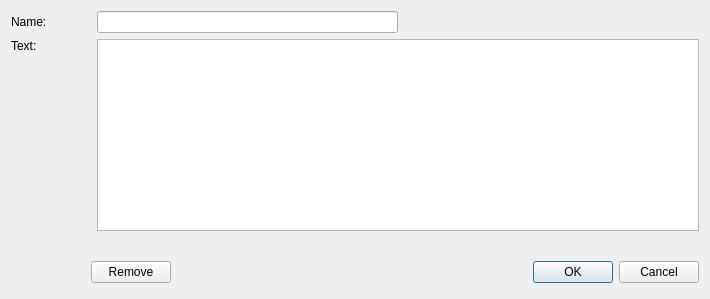
<?xml version="1.0" encoding="UTF-8"?>
<ui version="4.0">
 <class>C_UiScriptRecordProperties</class>
 <widget class="QDialog" name="C_UiScriptRecordProperties">
  <property name="geometry">
   <rect>
    <x>0</x>
    <y>0</y>
    <width>710</width>
    <height>299</height>
   </rect>
  </property>
  <property name="windowTitle">
   <string>String</string>
  </property>
  <layout class="QVBoxLayout" name="verticalLayout_2">
   <item>
    <layout class="QVBoxLayout" name="verticalLayout">
     <item>
      <layout class="QHBoxLayout" name="horizontalLayout_3">
       <item>
        <widget class="QLabel" name="label_2">
         <property name="minimumSize">
          <size>
           <width>80</width>
           <height>0</height>
          </size>
         </property>
         <property name="text">
          <string>Name:</string>
         </property>
        </widget>
       </item>
       <item>
        <widget class="QLineEdit" name="NameLineEdit">
         <property name="minimumSize">
          <size>
           <width>200</width>
           <height>20</height>
          </size>
         </property>
        </widget>
       </item>
       <item>
        <spacer name="horizontalSpacer_2">
         <property name="orientation">
          <enum>Qt::Horizontal</enum>
         </property>
         <property name="sizeHint" stdset="0">
          <size>
           <width>40</width>
           <height>20</height>
          </size>
         </property>
        </spacer>
       </item>
      </layout>
     </item>
     <item>
      <layout class="QHBoxLayout" name="horizontalLayout_2">
       <item>
        <layout class="QVBoxLayout" name="verticalLayout_3">
         <item>
          <widget class="QLabel" name="label">
           <property name="minimumSize">
            <size>
             <width>80</width>
             <height>0</height>
            </size>
           </property>
           <property name="text">
            <string>Text:</string>
           </property>
          </widget>
         </item>
         <item>
          <spacer name="verticalSpacer">
           <property name="orientation">
            <enum>Qt::Vertical</enum>
           </property>
           <property name="sizeHint" stdset="0">
            <size>
             <width>20</width>
             <height>30</height>
            </size>
           </property>
          </spacer>
         </item>
        </layout>
       </item>
       <item>
        <widget class="QPlainTextEdit" name="PlainTextEdit">
         <property name="minimumSize">
          <size>
           <width>600</width>
           <height>100</height>
          </size>
         </property>
        </widget>
       </item>
      </layout>
     </item>
     <item>
      <spacer name="verticalSpacer_2">
       <property name="orientation">
        <enum>Qt::Vertical</enum>
       </property>
       <property name="sizeType">
        <enum>QSizePolicy::Minimum</enum>
       </property>
       <property name="sizeHint" stdset="0">
        <size>
         <width>20</width>
         <height>20</height>
        </size>
       </property>
      </spacer>
     </item>
     <item>
      <layout class="QHBoxLayout" name="horizontalLayout">
       <item>
        <spacer name="horizontalSpacer">
         <property name="orientation">
          <enum>Qt::Horizontal</enum>
         </property>
         <property name="sizeType">
          <enum>QSizePolicy::Minimum</enum>
         </property>
         <property name="sizeHint" stdset="0">
          <size>
           <width>80</width>
           <height>20</height>
          </size>
         </property>
        </spacer>
       </item>
       <item>
        <widget class="QPushButton" name="RemoveButton">
         <property name="text">
          <string>Remove</string>
         </property>
        </widget>
       </item>
       <item>
        <widget class="QDialogButtonBox" name="ButtonBox">
         <property name="sizePolicy">
          <sizepolicy hsizetype="Minimum" vsizetype="Expanding">
           <horstretch>0</horstretch>
           <verstretch>0</verstretch>
          </sizepolicy>
         </property>
         <property name="minimumSize">
          <size>
           <width>200</width>
           <height>0</height>
          </size>
         </property>
         <property name="orientation">
          <enum>Qt::Horizontal</enum>
         </property>
         <property name="standardButtons">
          <set>QDialogButtonBox::Cancel|QDialogButtonBox::Ok</set>
         </property>
        </widget>
       </item>
      </layout>
     </item>
    </layout>
   </item>
  </layout>
 </widget>
 <resources/>
 <connections>
  <connection>
   <sender>ButtonBox</sender>
   <signal>accepted()</signal>
   <receiver>C_UiScriptRecordProperties</receiver>
   <slot>accept()</slot>
   <hints>
    <hint type="sourcelabel">
     <x>248</x>
     <y>254</y>
    </hint>
    <hint type="destinationlabel">
     <x>157</x>
     <y>274</y>
    </hint>
   </hints>
  </connection>
  <connection>
   <sender>ButtonBox</sender>
   <signal>rejected()</signal>
   <receiver>C_UiScriptRecordProperties</receiver>
   <slot>reject()</slot>
   <hints>
    <hint type="sourcelabel">
     <x>316</x>
     <y>260</y>
    </hint>
    <hint type="destinationlabel">
     <x>286</x>
     <y>274</y>
    </hint>
   </hints>
  </connection>
 </connections>
</ui>
